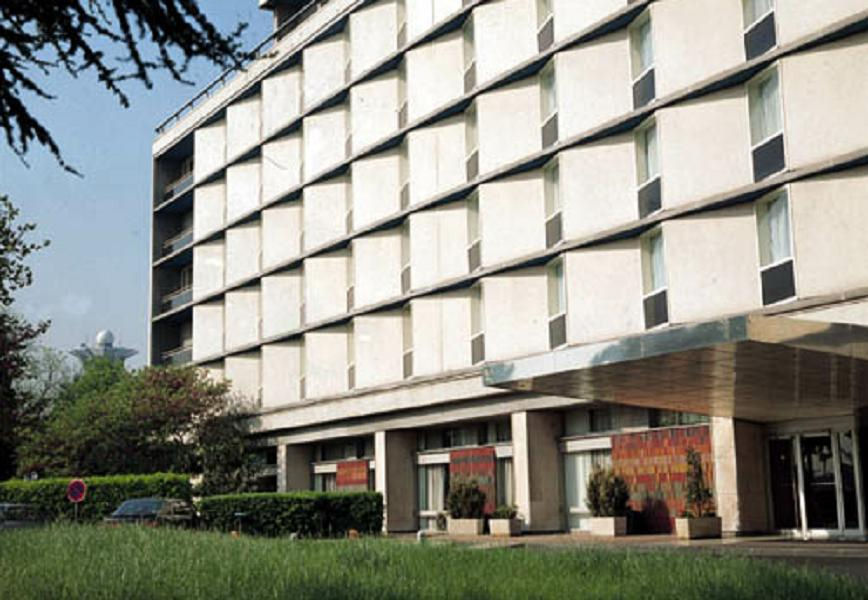
#> input picture hough_detectors/Lines.jpg, 868 x 600 px
$ python houghLine.py
#> lines starting #> are read from the running program, lines starting #| are printed output that depends on the picture
import numpy as np
import matplotlib.pyplot as plt
from skimage import feature
import matplotlib.colors as color
import time


def houghLine(image, Nx, Ny):
    # Max diatance is diagonal one
    maxdist = int(np.round((Nx*Nx + Ny*Ny)**0.5))

    # Range of radius, a line of 2*maxdist samples
    rs = np.linspace(-maxdist, maxdist, 2 * maxdist)

    # Theta in range from -90 to 90 degrees
    thetas = np.deg2rad(np.arange(-90, 90, 1))


    # computing sin and cosine
    cosine = np.cos(thetas)
    sine   = np.sin(thetas)


    # initialize accumulator array to zeros
    accumulator = np.zeros((2 * maxdist, len(thetas)))

    # Now Start Accumulation
    for col in range(Nx):
        for row in range(Ny):
            if (image[row][col]):
                for k in range(len(thetas)):
                    r = col * cosine[k] + row * sine[k]
                    accumulator[int(r) + maxdist, k] += 1

    return accumulator, thetas, rs


def detectLines(image, accumulator, threshold, rhos, thetas, Ny, Nx):
    detectedLines = np.where(accumulator >= threshold * accumulator.max())

    detectedRadius = rhos[detectedLines[0]]
    detectedThetas = thetas[detectedLines[1]]

    # Now plot detected lines in image
    plotLines(image, detectedRadius, detectedThetas, Ny, Nx)


def plotLines(image, detectedRadius, detectedThetas, Ny, Nx):
    plt.figure('Lines')
    plt.imshow(image)

    x = np.linspace(0, Nx)

    cosine = np.cos(detectedThetas)
    sine = np.sin(detectedThetas)

    cotan = cosine/sine
    ratio = detectedRadius/sine

    for i in range(len(detectedRadius)):
        # if thete is not 0
        if (detectedThetas[i]):
            plt.plot(x, (-x * cotan[i]) + ratio[i])

        # if theta is 0
        else:
            plt.axvline(detectedRadius[i])

    plt.xlim(0, Nx)
    plt.ylim(Ny, 0)


    plt.savefig('output_houghLine.png')


if __name__ == '__main__':
    ###################
    start_time = time.time()

    # Load the image
    image = plt.imread('Lines.jpg')
#> image is the input picture: shape (600, 868, 3); mean R, G, B 143, 143.6, 133.8

    Ny, Nx, _ = image.shape
#> Ny = 600; Nx = 868

    # Get value Channel (intensity)
    hsvImage = color.rgb_to_hsv(image)
#> hsvImage: shape (600, 868, 3) float32; mean of channels 0, 1, 2 0.2, 0.2, 150.8
    valImage = hsvImage[...,2]
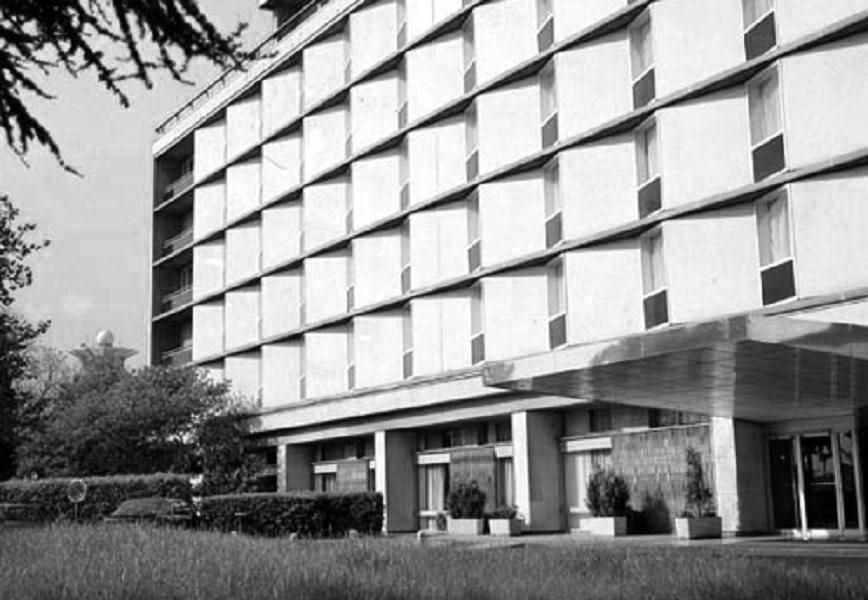
#> valImage: shape (600, 868) float32; min 0, max 255, mean 150.8

    # Detect edges using canny
    edgeImage = feature.canny(valImage, sigma = 1.4, low_threshold = 40, high_threshold = 150)
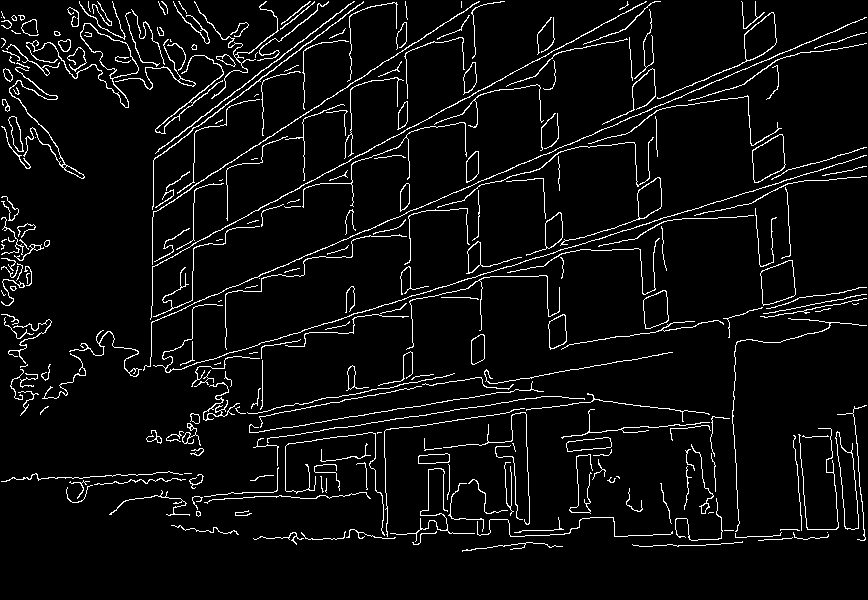
#> edgeImage: shape (600, 868) bool; 5.4% white in thin lines or dots

    # Show original image
    plt.figure('Original Image')
    plt.imshow(image)
    plt.set_cmap('gray')

    # Show edge image
    plt.figure('Edge Image')
    plt.imshow(edgeImage)
    plt.set_cmap('gray')

    # build accumulator
    accumulator, thetas, rhos = houghLine(edgeImage, Nx, Ny)
#> after the loop in houghLine, `for col in range(Nx):`:
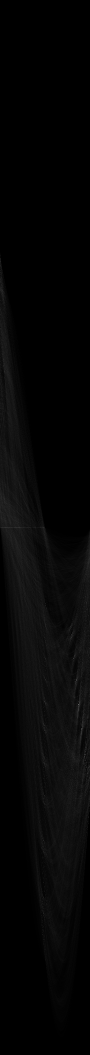
#> accumulator: shape (2110, 180) float64 (shown at 1/2 size); min 0, max 582, mean 13.2; drawn with min black and max white
#> thetas = 180 values from -1.57 to 1.55; rhos = 2110 values from -1055 to 1055


    # Visualize hough space
    plt.figure('Hough Space', figsize = (5,5))
    plt.imshow(accumulator)
    plt.set_cmap('gray')

    # Detect and superimpose lines on original image
    detectLines(image, accumulator, 0.3, rhos, thetas, Ny, Nx)
#> in detectLines, `detectedLines = np.where(accumulator >= threshold * accumulator.max())`: detectedLines = 14 positions, rows 1274 to 1534, columns 89 to 172
#> in detectLines, `detectedRadius = rhos[detectedLines[0]]`: detectedRadius = [219.6, 261.6, 304.6, 305.6, 348.7, 353.7, 354.7, 358.7, 402.7, 403.7, 405.7, 453.7, 475.7, 479.7]
#> in detectLines, `detectedThetas = thetas[detectedLines[1]]`: detectedThetas = [0.925, 0.995, 1.08, 1.08, -0.0175, 1.17, 1.17, 1.15, 1.27, 1.27, -0.0175, 1.38, 1.41, 1.43]
#> in plotLines, `cosine = np.cos(detectedThetas)`: cosine = [0.602, 0.545, 0.469, 0.469, 1, 0.391, 0.391, 0.407, 0.292, 0.292, 1, 0.191, 0.156, 0.139]
#> in plotLines, `sine = np.sin(detectedThetas)`: sine = [0.799, 0.839, 0.883, 0.883, -0.0175, 0.921, 0.921, 0.914, 0.956, 0.956, -0.0175, 0.982, 0.988, 0.99]
#> in plotLines, `cotan = cosine/sine`: cotan = [0.754, 0.649, 0.532, 0.532, -57.29, 0.424, 0.424, 0.445, 0.306, 0.306, -57.29, 0.194, 0.158, 0.141]
#> in plotLines, `ratio = detectedRadius/sine`: ratio = [275, 312, 345, 346.2, -19978.1, 384.2, 385.3, 392.6, 421.1, 422.1, -23245.6, 462.2, 481.7, 484.4]
#> the loop in plotLines, `for i in range(len(detectedRadius)):` made 14 passes
#> in plotLines, `plt.savefig('output_houghLine.png')`:
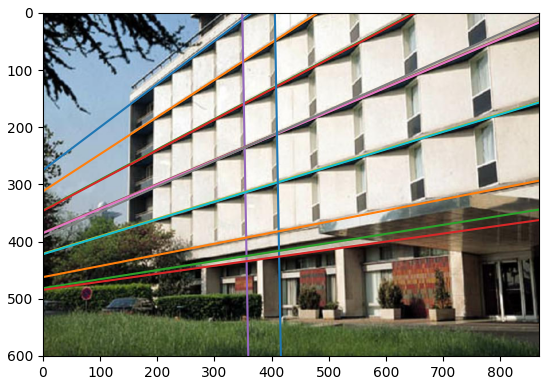
#> figure drawn by matplotlib, 1 panel

    print("--- %0.3f seconds ---" % (time.time() - start_time))
    ####################

    plt.show()
